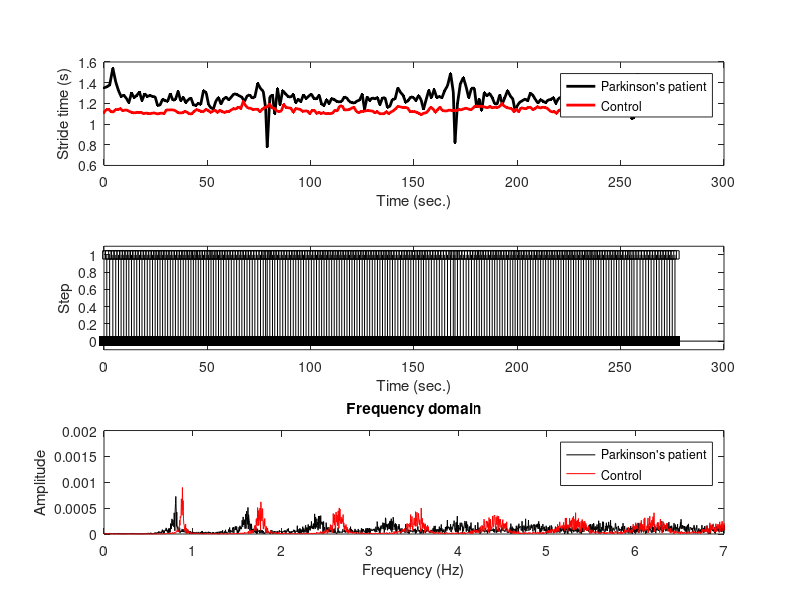

Source code (MATLAB): (Note: this script raises an error after producing the figure.)
%%
%     COURSE: Understand the Fourier transform and its applications
%    SECTION: Applications of the Fourier transform
%      VIDEO: Rhythmicity in walking (gait)
% Instructor: mikexcohen.com
%
%%


% Load the data. If you get an error on this line,
% make sure MATLAB is in the same directory as the data.
% Or you can add the folder where the data are kept to the MATLAB path.
load gait.mat




figure(1), clf

% plot the gait speed for Parkinson's patient and control
subplot(311)
plot(park(:,1),park(:,2),'k.-','linew',2)
hold on
plot(cont(:,1),cont(:,2),'r.-','linew',2)
xlabel('Time (sec.)'), ylabel('Stride time (s)')
legend({'Parkinson''s patient';'Control'})




% define sampling rate
srate  = 1000;

% create time series of steps
parkts = zeros(round(park(end,1)*1000),1);
parkts(round(park(2:end,1)*1000)) = 1;

% time vector and number of time points
parktx = (0:length(parkts)-1)/srate;
parkn  = length(parktx);

% repeat for control data
contts = zeros(round(cont(end,1)*1000),1);
contts(round(cont(2:end,1)*1000)) = 1;
conttx = (0:length(contts)-1)/srate;
contn  = length(conttx);


% plot the time course of steps
subplot(312)
stem(parktx,parkts,'ks')
xlabel('Time (sec.)'), ylabel('Step')
set(gca,'ylim',[-.1 1.1])


% compute power for both datasets
parkPow = 2*abs(fft(parkts)/parkn);
contPow = 2*abs(fft(contts)/contn);

% compute separate frequencies vector for each subject
parkHz = linspace(0,srate/2,floor(parkn/2)+1);
contHz = linspace(0,srate/2,floor(contn/2)+1);

% show power spectra
subplot(313)
plot(parkHz(2:end),parkPow(2:length(parkHz)),'k')
hold on
plot(contHz(2:end),contPow(2:length(contHz)),'r')
set(gca,'xlim',[0 7])
xlabel('Frequency (Hz)'), ylabel('Amplitude')
title('Frequency domain')
legend({'Parkinson''s patient';'Control'})


% SOURCES:
%  Data downloaded from https://physionet.org/physiobank/database/gaitdb/
%   Parkinson's patient data is pd1-si.txt
%   Young control data is y1-23.si.txt

%%
%     COURSE: Understand the Fourier transform and its applications
%    SECTION: Applications of the Fourier transform
%      VIDEO: Rhythmicity in brain waves
% Instructor: mikexcohen.com
%
%%


% Load the data. If you get an error on this line,
% make sure MATLAB is in the same directory as the data.
% Or you can add the folder where the data are kept to the MATLAB path.
load EEGrestingState.mat

n = length(eegdata);
timevec = (0:n-1)/srate;

% compute amplitude spectrum
dataX    = fft(eegdata)/n;
ampspect = 2*abs(dataX);
hz       = linspace(0,srate/2,floor(n/2)+1);


figure(2), clf

% plot time domain signal
subplot(211)
plot(timevec,eegdata,'k')
xlabel('Time (sec.)'), ylabel('Amplitude (\muV)')
title('Time domain signal')



subplot(212)
% note: the following line uses the 'smooth' function, 
% which is in the curve-fitting toolbox. If you don't have 
% that function, comment that line and uncomment the next one.
plot(hz,smooth(ampspect(1:length(hz)),30),'k','linew',2)
%plot(hz,ampspect(1:length(hz)),'k','linew',2)
set(gca,'xlim',[0 70],'ylim',[0 .6])
xlabel('Frequency (Hz)'), ylabel('Amplitude (\muV)')
title('Frequency domain')


%%
%     COURSE: Understand the Fourier transform and its applications
%    SECTION: Applications of the Fourier transform
%      VIDEO: Convolution theorem
% Instructor: mikexcohen.com
%
%%

m = 50; % length of signal
n = 11; % length of kernel

signal = zeros(m,1);
signal(round(m*.4):round(m*.6)) = 1;


kernel = zeros(n,1);
kernel(round(n*.25):round(n*.8)) = linspace(1,0,ceil(n*.55));


figure(3), clf

% plot signal
subplot(311)
plot(signal,'ks-','linew',2,'markerfacecolor','w')
title('Signal')

% plot kernel
subplot(312)
plot(kernel,'ks-','linew',2,'markerfacecolor','w')
set(gca,'xlim',[0 m])
title('Kernel')


% setup convolution parameters
nConv = m+n-1;
halfk = floor(n/2);

% convolution as point-wise multiplication of spectra and inverse
mx = fft(signal,nConv);
nx = fft(kernel,nConv);
% here's the convolution:
convres = ifft( mx.*nx );
% chop off the 'wings' of convolution
convres = convres(halfk+1:end-halfk);


% plot the result of convolution
subplot(313)
plot(convres,'rs-','linew',2,'markerfacecolor','w')
title('Result of convolution')


% for comparison, plot against the MATLAB convolution function
hold on
plot(conv(signal,kernel,'same'),'g','linew',2)



%%
%     COURSE: Understand the Fourier transform and its applications
%    SECTION: Applications of the Fourier transform
%      VIDEO: Narrowband temporal filtering
% Instructor: mikexcohen.com
%
%%

% Load the data. If you get an error on this line,
% make sure MATLAB is in the same directory as the data.
% Or you can add the folder where the data are kept to the MATLAB path.
load braindata.mat
n = length(timevec);

% plot time-domain signal
figure(4), clf
subplot(311)
plot(timevec,braindata,'k','linew',2)
set(gca,'xlim',[-.5 1.5])
xlabel('Time (sec.)'), ylabel('Voltage (\muV)')
title('Time domain')


% compute power spectrum
dataX    = fft(braindata);
ampspect = 2*abs(dataX/n).^2;
hz       = linspace(0,srate,n); % out to srate as trick for the filter

% plot power spectrum
subplot(312)
plot(hz,ampspect(1:length(hz)),'k','linew',2)
set(gca,'xlim',[0 100],'ylim',[0 500])
xlabel('Frequency (Hz)'), ylabel('Voltage (\muV)')
title('Frequency domain')



% specify which frequencies to filter
peakFiltFreqs = [2 47]; % Hz

c = 'kr'; % line colors
leglab = cell(size(peakFiltFreqs)); % legend entries


% loop over frequencies
for fi=1:length(peakFiltFreqs)
    
    % construct the filter
    x  = hz-peakFiltFreqs(fi); % shifted frequencies
    fx = exp(-(x/4).^2);       % gaussian
    
    % apply the filter to the data
    filtdat = 2*real( ifft( dataX.*fx ));
    
    % show the results
    subplot(313), hold on
    plot(timevec,filtdat,c(fi),'linew',2)
    set(gca,'xlim',[-.5 1.5])
    xlabel('Time (sec.)'), ylabel('Voltage (\muV)')
    title('Time domain')
    
    % line label for legend
    leglab{fi} = [ num2str(peakFiltFreqs(fi)) ' Hz' ];
end

% add legend
legend(leglab)


%%
%     COURSE: Understand the Fourier transform and its applications
%    SECTION: Applications of the Fourier transform
%      VIDEO: Image smoothing and sharpening
% Instructor: mikexcohen.com
%
%%

%% with picture

% load image
lenna = imread('Lenna.png');
imgL  = double(mean(lenna,3));

figure(5), clf, colormap gray


% plot original image
subplot(221)
imagesc(imgL)
axis off, axis square
title('Original image')


% and its power spectrum
imgX  = fftshift(fft2(imgL));
powr2 = log(abs(imgX));

subplot(234)
imagesc(powr2)
set(gca,'clim',[0 15])
axis off, axis square
title('Amplitude spectrum')


% filter kernel is a Gaussian
width  = .1;   % width of gaussian (normalized Z units)
[x,y]  = ndgrid(zscore(1:size(imgL,1)),zscore(1:size(imgL,2)));

% add 1- at beginning of the next line to invert the filter
gaus2d = exp(-(x.^2 + y.^2) ./ (2*width^2)); 



subplot(235)
imagesc(gaus2d)
axis off, axis square
title('Gaussian (2D gain function)')


subplot(236)
imagesc( log(abs(imgX.*gaus2d)) )
axis off, axis square
set(gca,'clim',[0 15])
title('Modulated spectrum')


subplot(222)
imgrecon = real(ifft2( imgX.*gaus2d ));

imagesc( imgrecon )
axis off, axis square
title('Low-pass filtered image')


%%
%     COURSE: Understand the Fourier transform and its applications
%    SECTION: Applications of the Fourier transform
%      VIDEO: Image narrowband filtering
% Instructor: mikexcohen.com
%
%%

%% example with two sine wave gradients

% specify vector of sine phases
sinephas = [ 0 pi/4 ];

% vector of sine frequencies
sinefreq = [.1 .05];  % arbitrary units


% sine wave initializations
lims  = [-91 91];
[x,y] = ndgrid(lims(1):lims(2),lims(1):lims(2));


% compute 2D sine gradients
xp = x*cos(sinephas(1)) + y*sin(sinephas(1));
img1 = sin( 2*pi*sinefreq(1)*xp );

xp = x*cos(sinephas(2)) + y*sin(sinephas(2));
img2 = sin( 2*pi*sinefreq(2)*xp );

% combine images
img = img1+img2;



figure(6), clf

% show original two gradients
subplot(321)
imagesc(img1), axis off, axis square
title('One image')

subplot(322)
imagesc(img2), axis off, axis square
title('Second image')


% show sum
subplot(323)
imagesc(img), axis off, axis square
title('Summed image')


% FFT
imgX    = fft2(img);
imgXamp = abs(imgX);

% show amplitude spectrum
subplot(324)
imagesc(fftshift(imgXamp))
set(gca,'clim',[0 500])
axis off, axis square
title('Amplitude spectrum')

% show sum down columns
subplot(325)
stem(sum(imgXamp),'ks'), axis square
title('Column sum of power spectra')

% replace 1st column with last
imgX(:,1) = imgX(:,end);

% reconstructed image
imgrecon  = real(ifft2(imgX));


subplot(326)
imagesc(imgrecon), axis square, axis off
title('Filtered image')

%% done.

% Interested in more courses? See sincxpress.com 
% Use code MXC-DISC4ALL for the lowest price for all courses.
